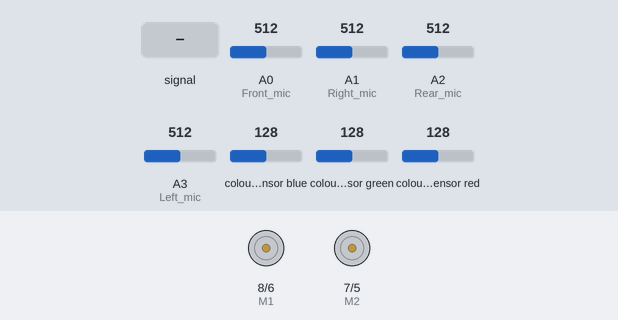
The sketch below on a simulated Arduino Uno, built with avr-gcc and run on an emulated ATmega328P. Parts: direction and speed pins drawn as motors (green arrow = direction pin HIGH = forward, orange = LOW = backward, longer = more drive). The inputs (shaded band) are chosen by the test bench; at power-on: colour sensor blue 128, A0 (Front_mic) = 512, A1 (Right_mic) = 512, A2 (Rear_mic) = 512, A3 (Left_mic) = 512, colour sensor green 128, colour sensor red 128. What the sketch prints to the serial monitor is not drawn.

Above: at 1.2 s.
1.3 s: A1 (Right_mic) fed a 200 Hz sine of ±81 counts around its level
At 4.1 s:
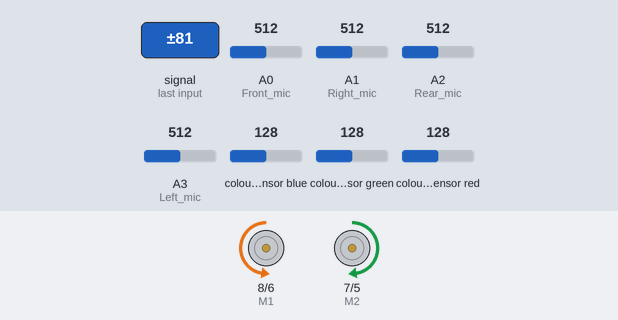
4.3 s: colour sensor blue set to 5
At 6.2 s:
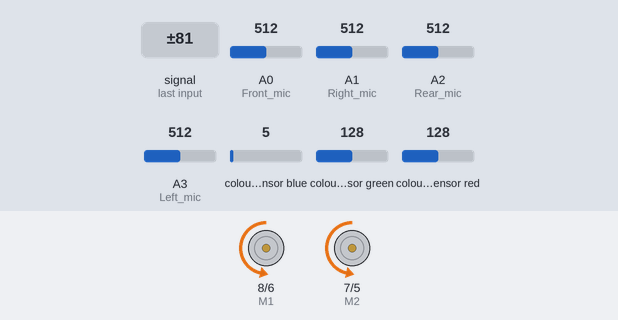
Timing chart, 0 to 8.3 s (numbered marks = the images above; inputs shaded):
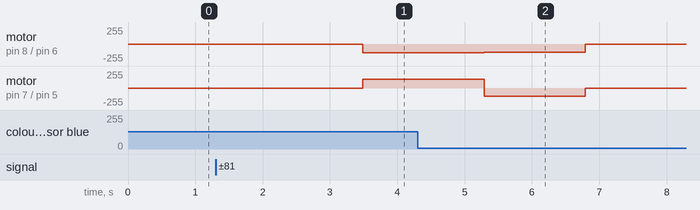

Measured:
- after the input at 1.3 s, motor on pin 8 (M1) / pin 6 (E1): stopped → backward 128/255 after 2.2 s; motor on pin 7 (M2) / pin 5 (E2): stopped → forward 128/255 after 2.2 s

The sketch:

LSD-R2-420.ino
```cpp
#include <Wire.h>
#include "Adafruit_TCS34725.h"

int E1 = 6; //M1 Speed Control
int E2 = 5; //M2 Speed Control
int M1 = 8; //M1 Direction Control
int M2 = 7; //M2 Direction Control

/* Initialise with default values (int time = 2.4ms, gain = 1x) */
// Adafruit_TCS34725 tcs = Adafruit_TCS34725();

/* Initialise with specific int time and gain values */
Adafruit_TCS34725 tcs = Adafruit_TCS34725(TCS34725_INTEGRATIONTIME_600MS, TCS34725_GAIN_1X);

void setup(void)
{
  pinMode(A0, INPUT);   //Front mic
  pinMode(A1, INPUT);   //Right mic
  pinMode(A2, INPUT);   //Rear mic
  pinMode(A3, INPUT);   //Left mic
  pinMode(A5, INPUT);
  int i;
  for (i = 5; i <= 8; i++)
  pinMode(i, OUTPUT);
  Serial.begin(9600);

if (tcs.begin())
{
Serial.println("Found sensor");
}
else
{
Serial.println("No TCS34725 found ... check your connections");
while (1);
}
}

void loop(void) {

float final_value = 50000000;
 float total_iv0 = 0;     //Total integral value so far
 float total_iv1 = 0;     //Total integral value so far
 float total_iv2 = 0;     //Total integral value so far
 float total_iv3 = 0;     //Total integral value so far
 int halfrange = 10000;

 while (total_iv0 <  final_value && total_iv1 < final_value && total_iv2 < final_value && total_iv3 < final_value)   //Execute moves until certain sound value is reached
 {
  float signalvalue0;      //1st signal read variable for 1st mic
  float new_sv0;           //2nd signal read variable
  float integral_value0;   //Approximate definite integral value for 1 trapezium
  float t0_0;               //Time of 1st signal read
  float t1_0;               //Time of 2nd signal read
  float t10_0;              //Time difference (h of trapezium)
  int offset0 = 511;

  float signalvalue1;      //2nd mic variables
  float new_sv1;
  float integral_value1;
  float t0_1;
  float t1_1;
  float t10_1;
  int offset1 = 511;

  float signalvalue2;     //3rd mic variables
  float new_sv2;
  float integral_value2;
  float t0_2;
  float t1_2;
  float t10_2;
  int offset2 = 511;

  float signalvalue3;     //4th mic variables
  float new_sv3;
  float integral_value3;
  float t0_3;
  float t1_3;
  float t10_3;
  int offset3 = 511;

  int n;
  int sample_no = 5000;

  total_iv0 = 0;
  total_iv1 = 0;
  total_iv2 = 0;
  total_iv3 = 0;

  t0_0 = micros();                             //Record time microprocessor has been operating when first signal is read
  signalvalue0 = analogRead(A0);              //Read signal from mic circuit

  t0_1 = micros();
  signalvalue1 = analogRead(A1);

  t0_2 = micros();
  signalvalue2 = analogRead(A2);

  t0_3 = micros();
  signalvalue3 = analogRead(A3);

  signalvalue0 = signalvalue0 - offset0;           //Account for offset in read signal value
  if (signalvalue0 <= 0)
       {                                        //Convert signal value to positive if negative
        signalvalue0 = signalvalue0 * -1;
       }

  signalvalue1 = signalvalue1 - offset1;
  if (signalvalue1 <= 0)
       {
        signalvalue1 = signalvalue1 * -1;
       }

  signalvalue2 = signalvalue2 - offset2;
  if (signalvalue2 <= 0)
       {
        signalvalue2 = signalvalue2 * -1;
       }

  signalvalue3 = signalvalue3 - offset3;
  if (signalvalue3 <= 0)
       {
        signalvalue3 = signalvalue3 * -1;
       }

  for(n = 0; n <= sample_no; n++)      //Execute sound input processing x amount of times
    {
     t1_0 = micros();                               //Microprocessor time operating when next signal is read
     new_sv0 = analogRead(A0);                      //Read analog signal again

     t1_1 = micros();                              //Repeat for Mic 2
     new_sv1 = analogRead(A1);

     t1_2 = micros();                              // Reapeat for Mic 3
     new_sv2 = analogRead(A2);

     t1_3 = micros();                              //Repeat for Mic 4
     new_sv3 = analogRead(A3);

     new_sv0 = new_sv0 - offset0;
     if (new_sv0 <= 0)                              //If signal value is negative convert to positive
       {
        new_sv0 = new_sv0 * -1;
        }
     t10_0 = t1_0 - t0_0;                           //Find time difference between when the values were read
     integral_value0 = ((signalvalue0 + new_sv0) / 2) * t10_0; //Use trapezium rule to aprroximate part of the definite integral
     total_iv0 = total_iv0 + integral_value0;        //Add area of this trapezium to total integral value calculated so far
     signalvalue0 = new_sv0;                         //Overwrite first signal value to the value of the second signal read
     t0_0 = t1_0;                                    //Overwrite first time to the value of the second time

     new_sv1 = new_sv1 - offset1;
     if (new_sv1 <= 0)
       {
        new_sv1 = new_sv1 * -1;
       }
     t10_1 = t1_1 - t0_1;
     integral_value1 = ((signalvalue1 + new_sv1) / 2) * t10_1;
     total_iv1 = total_iv1 + integral_value1;
     signalvalue1 = new_sv1;
     t0_1 = t1_1;

     new_sv2 = new_sv2 - offset2;
     if (new_sv2 <= 0)
       {
        new_sv2 = new_sv2 * -1;
       }
     t10_2 = t1_2 - t0_2;
     integral_value2 = ((signalvalue2 + new_sv2) / 2) * t10_2;
     total_iv2 = total_iv2 + integral_value2;
     signalvalue2 = new_sv2;
     t0_2 = t1_2;

     new_sv3 = new_sv3 - offset3;
     if (new_sv3 <= 0)
       {
        new_sv3 = new_sv3 * -1;
       }
     t10_3 = t1_3 - t0_3;
     integral_value3 = ((signalvalue3 + new_sv3) / 2) * t10_3;
     total_iv3 = total_iv3 + integral_value3;
     signalvalue3 = new_sv3;
     t0_3 = t1_3;

     }

  if (total_iv0 >= total_iv1 && total_iv0 >= total_iv2 && total_iv0 >= total_iv3) //If mic 1 detects a louder sound
  {
      if (total_iv0 >= total_iv1 >= (total_iv0 - halfrange))
      {
       analogWrite (E1, 128);        //Rotate right 45 degrees and then move forward
       digitalWrite(M1, 0);
       analogWrite (E2, 128);
       digitalWrite(M2, 1);
       delay(750);
       analogWrite (E1, 125);
       digitalWrite(M1, 0);
       analogWrite (E2, 125);
       digitalWrite(M2, 0);
       delay(1500);
       analogWrite (E1, 0);
       digitalWrite(M1, 0);
       analogWrite (E2, 0);
       digitalWrite(M2, 0);
      }

      else if (total_iv0 >= total_iv3 >= (total_iv0 - halfrange))
      {
       analogWrite (E1, 128);        //Rotate left 45 degrees and then move forward
       digitalWrite(M1, 1);
       analogWrite (E2, 128);
       digitalWrite(M2, 0);
       delay(750);
       analogWrite (E1, 125);
       digitalWrite(M1, 0);
       analogWrite (E2, 125);
       digitalWrite(M2, 0);
       delay(1500);
       analogWrite (E1, 0);
       digitalWrite(M1, 0);
       analogWrite (E2, 0);
       digitalWrite(M2, 0);
      }

      else
      {
       analogWrite (E1, 125);        //Move forward
       digitalWrite(M1, 0);
       analogWrite (E2, 125);
       digitalWrite(M2, 0);
       delay(1500);
       analogWrite (E1, 0);
       digitalWrite(M1, 0);
       analogWrite (E2, 0);
       digitalWrite(M2, 0);
      }
  }


  else if (total_iv1 >= total_iv0 && total_iv1 >= total_iv2 && total_iv1 >= total_iv3) //If mic 2 detects a louder sound
  {

      if (total_iv1 >= total_iv0 >= (total_iv1 - halfrange))
      {
       analogWrite (E1, 128);        //Rotate right 45 degrees and then move forward
       digitalWrite(M1, 0);
       analogWrite (E2, 128);
       digitalWrite(M2, 1);
       delay(750);
       analogWrite (E1, 125);
       digitalWrite(M1, 0);
       analogWrite (E2, 125);
       digitalWrite(M2, 0);
       delay(1500);
       analogWrite (E1, 0);
       digitalWrite(M1, 0);
       analogWrite (E2, 0);
       digitalWrite(M2, 0);
      }

      else if (total_iv1 >= total_iv2 >= (total_iv1 - halfrange))
      {
       analogWrite (E1, 128);        //Rotate right 135 degrees and then move forward
       digitalWrite(M1, 0);
       analogWrite (E2, 128);
       digitalWrite(M2, 1);
       delay(2550);
       analogWrite (E1, 125);
       digitalWrite(M1, 0);
       analogWrite (E2, 125);
       digitalWrite(M2, 0);
       delay(1500);
       analogWrite (E1, 0);
       digitalWrite(M1, 0);
       analogWrite (E2, 0);
       digitalWrite(M2, 0);
      }

     else
     {
       analogWrite (E1, 128);        //Rotate right 90 degrees and then move forward
       digitalWrite(M1, 0);
       analogWrite (E2, 128);
       digitalWrite(M2, 1);
       delay(1800);
       analogWrite (E1, 125);
       digitalWrite(M1, 0);
       analogWrite (E2, 125);
       digitalWrite(M2, 0);
       delay(1500);
       analogWrite (E1, 0);
       digitalWrite(M1, 0);
       analogWrite (E2, 0);
       digitalWrite(M2, 0);
    }
  }
  else if (total_iv2 >= total_iv0 && total_iv2 >= total_iv1 && total_iv2 >= total_iv3) //If mic 3 detects a louder sound
  {
      if (total_iv2 >= total_iv1 >= (total_iv2 - halfrange))
      {
       analogWrite (E1, 128);        //Rotate right 135 degrees and then move forward
       digitalWrite(M1, 0);
       analogWrite (E2, 128);
       digitalWrite(M2, 1);
       delay(2550);
       analogWrite (E1, 125);
       digitalWrite(M1, 0);
       analogWrite (E2, 125);
       digitalWrite(M2, 0);
       delay(1500);
       analogWrite (E1, 0);
       digitalWrite(M1, 0);
       analogWrite (E2, 0);
       digitalWrite(M2, 0);
      }

      else if (total_iv2 >= total_iv3 >= (total_iv2 - halfrange))
      {
       analogWrite (E1, 128);        //Rotate left 135 degrees and then move forward
       digitalWrite(M1, 1);
       analogWrite (E2, 128);
       digitalWrite(M2, 0);
       delay(2550);
       analogWrite (E1, 125);
       digitalWrite(M1, 0);
       analogWrite (E2, 125);
       digitalWrite(M2, 0);
       delay(1500);
       analogWrite (E1, 0);
       digitalWrite(M1, 0);
       analogWrite (E2, 0);
       digitalWrite(M2, 0);
      }

      else
      {
       analogWrite (E1, 130);        //Rotate right 180 degrees and then move forward
       digitalWrite(M1, 0);
       analogWrite (E2, 130);
       digitalWrite(M2, 1);
       delay(3500);
       analogWrite (E1, 125);
       digitalWrite(M1, 0);
       analogWrite (E2, 125);
       digitalWrite(M2, 0);
       delay(1500);
       analogWrite (E1, 0);
       digitalWrite(M1, 0);
       analogWrite (E2, 0);
       digitalWrite(M2, 0);
      }
  }

  else if(total_iv3 >= total_iv0 && total_iv3 >= total_iv1 && total_iv3 >= total_iv2) //If mic 4 detects a louder sound
  {
     if (total_iv3 >= total_iv0 >= (total_iv3 - halfrange))
      {
       analogWrite (E1, 128);        //Rotate left 45 degrees and then move forward
       digitalWrite(M1, 1);
       analogWrite (E2, 128);
       digitalWrite(M2, 0);
       delay(750);
       analogWrite (E1, 125);
       digitalWrite(M1, 0);
       analogWrite (E2, 125);
       digitalWrite(M2, 0);
       delay(1500);
       analogWrite (E1, 0);
       digitalWrite(M1, 0);
       analogWrite (E2, 0);
       digitalWrite(M2, 0);
      }

      else if (total_iv3 >= total_iv2 >= (total_iv3 - halfrange))
      {
       analogWrite (E1, 128);        //Rotate left 135 degrees and then move forward
       digitalWrite(M1, 1);
       analogWrite (E2, 128);
       digitalWrite(M2, 0);
       delay(2550);
       analogWrite (E1, 125);
       digitalWrite(M1, 0);
       analogWrite (E2, 125);
       digitalWrite(M2, 0);
       delay(1500);
       analogWrite (E1, 0);
       digitalWrite(M1, 0);
       analogWrite (E2, 0);
       digitalWrite(M2, 0);
      }

      else
      {
       analogWrite (E1, 127);        //Rotate left 90 degrees and then move forward
       digitalWrite(M1, 1);
       analogWrite (E2, 127);
       digitalWrite(M2, 0);
       delay(1800);
       analogWrite (E1, 125);
       digitalWrite(M1, 0);
       analogWrite (E2, 125);
       digitalWrite(M2, 0);
       delay(1500);
       analogWrite (E1, 0);
       digitalWrite(M1, 0);
       analogWrite (E2, 0);
       digitalWrite(M2, 0);
     }
  }
 }

uint16_t r, g, b, c, colorTemp, lux;

tcs.getRawData(&r, &g, &b, &c);
colorTemp = tcs.calculateColorTemperature(r, g, b);
lux = tcs.calculateLux(r, g, b);

Serial.print("R: "); Serial.print(r, DEC); Serial.print(" ");
Serial.print("G: "); Serial.print(g, DEC); Serial.print(" ");
Serial.print("B: "); Serial.print(b, DEC); Serial.print(" ");
Serial.print("C: "); Serial.print(c, DEC); Serial.print(" ");
Serial.println(" ");

while (r<=2000) /*0x7D0*/
{
if (r>= 200)/*0xC8*/ /* Have to check if the b and g values also fluctuate when using the red light to get a more accurate measure*/
{
Serial.print("This is the direction");
Serial.println(" ");
}
else
{
Serial.print("No red light present");
Serial.println(" ");
}
}
}
```
